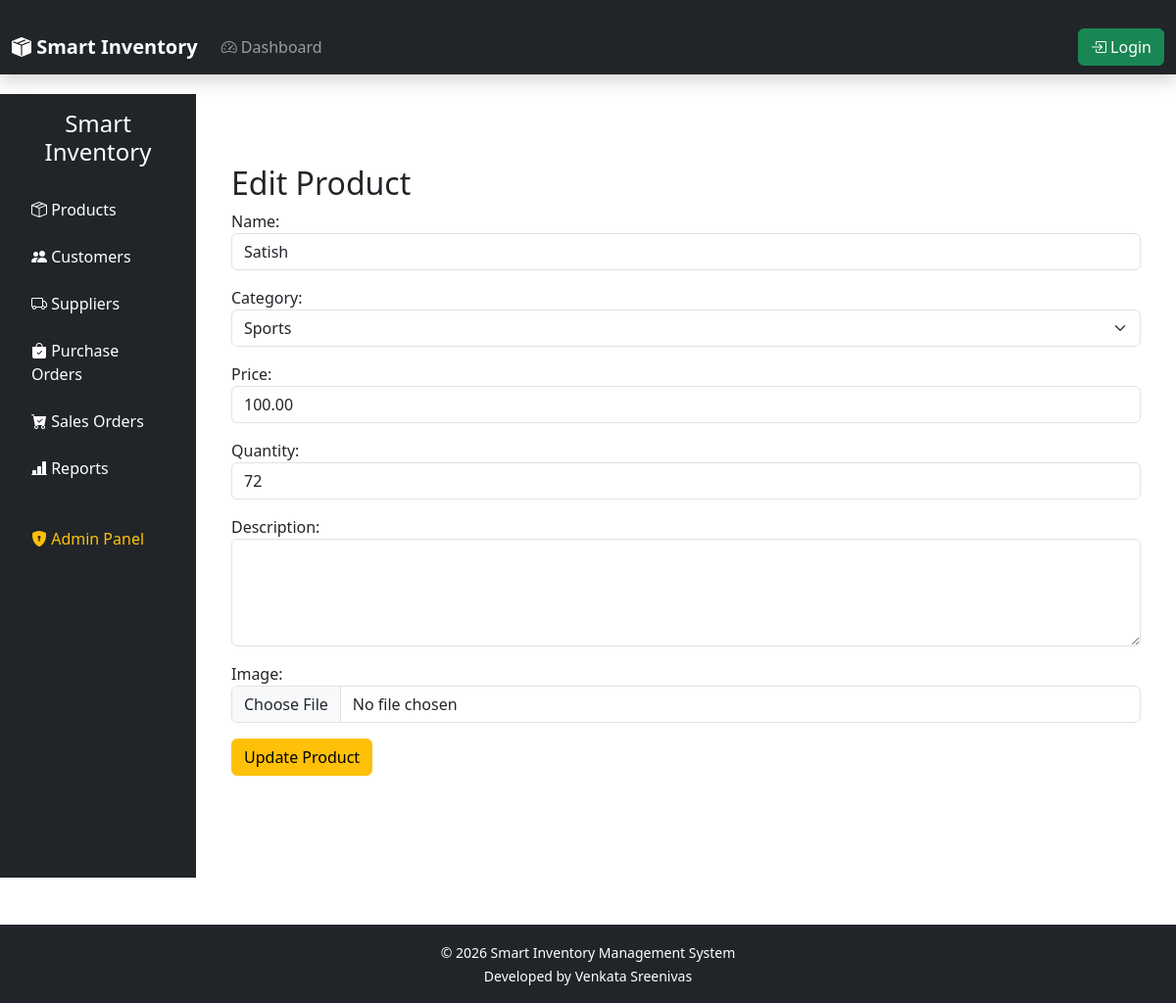
The page /inventory/edit/4/ on the database its author committed.
### inventory/models.py (models this page shows, shortened)
class Product(models.Model):
    name = models.CharField(max_length=200)
    category = models.ForeignKey(
        Category,
        on_delete=models.CASCADE
    )
    price = models.DecimalField(
        max_digits=10,
        decimal_places=2
    )
    quantity = models.PositiveIntegerField()
    description = models.TextField(
        blank=True,
        null=True
    )
    image = models.ImageField(
        upload_to="products/",
        blank=True,
        null=True
    )
    created_at = models.DateTimeField(
        auto_now_add=True
    )
    updated_at = models.DateTimeField(
        auto_now=True
    )

class Category(models.Model):
    name = models.CharField(
        max_length=100,
        unique=True
    )
    def __str__(self):
        return self.name

### inventory/views.py (the view)
def edit_product(request, pk):
    product = Product.objects.get(id=pk)
    if request.method == "POST":
        form = ProductForm(
            request.POST,
            request.FILES,
            instance=product,
        )
        if form.is_valid():
            form.save()
            return redirect("product_list")
    else:
        form = ProductForm(instance=product)
    return render(
        request,
        "inventory/edit_product.html",
        {"form": form},
    )

### inventory/forms.py
class ProductForm(forms.ModelForm):
    class Meta:
        model = Product
        fields = [
            "name",
            "category",
            "price",
            "quantity",
            "description",
            "image",
        ]
        widgets = {
            "name": forms.TextInput(
                attrs={
                    "class": "form-control"
                }
            ),
            "category": forms.Select(
                attrs={
                    "class": "form-select"
                }
            ),
            "price": forms.NumberInput(
                attrs={
                    "class": "form-control"
                }
            ),
            "quantity": forms.NumberInput(
                attrs={
                    "class": "form-control"
                }
            ),
            "description": forms.Textarea(
                attrs={
                    "class": "form-control",
                    "rows": 4
                }
            ),
            "image": forms.ClearableFileInput(
                attrs={
                    "class": "form-control"
                }
            ),
        }

### templates/inventory/edit_product.html (shortened to what this page needs)
{% extends 'base.html' %}
{% block content %}
<div class="container mt-5">
    <h2>Edit Product</h2>
    <form method="POST"
          enctype="multipart/form-data">
        {{ form.as_p }}
        <button class="btn btn-warning">
            Update Product
        </button>
    </form>
</div>
{% endblock %}

### rows shown on the page
Product: name "Satish", category "Sports", price "100.00", quantity "72"
